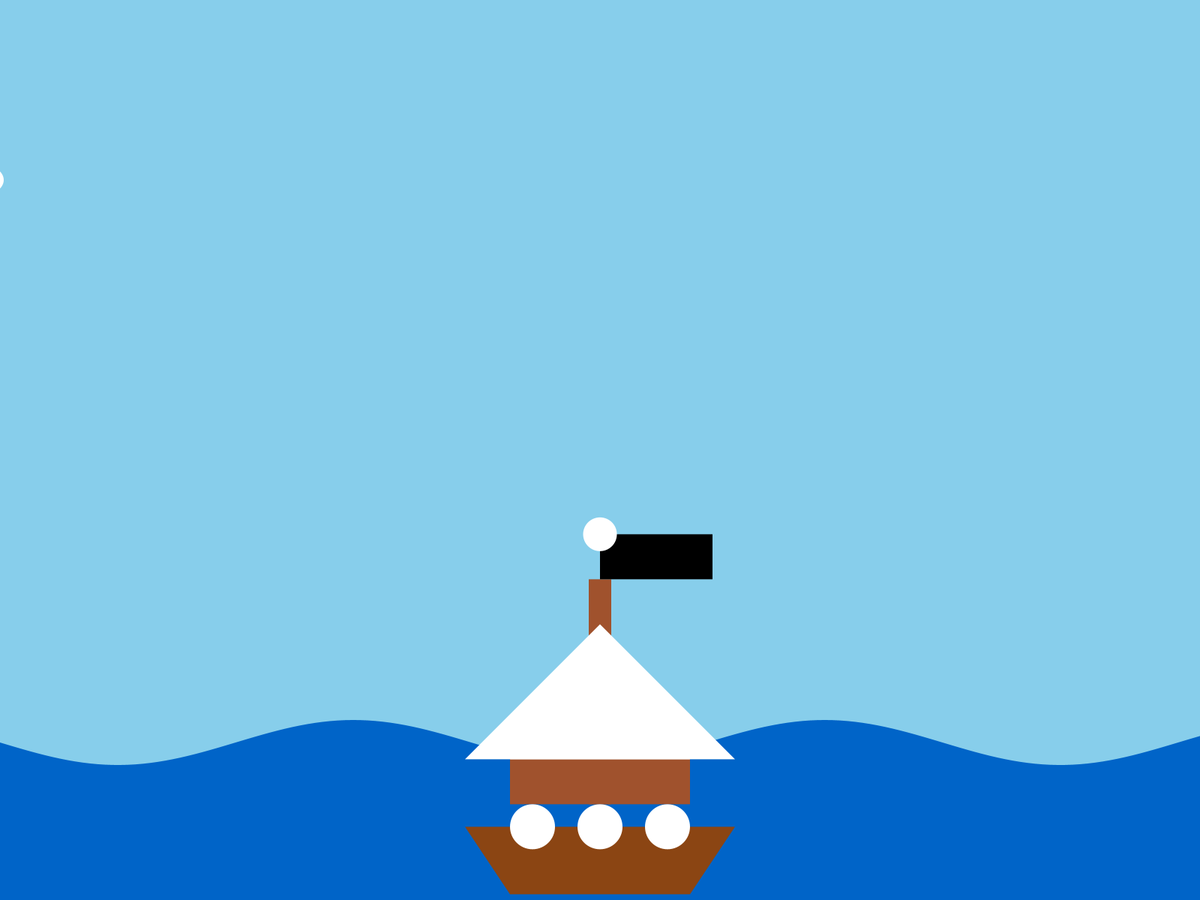
Frame 1 (no input)
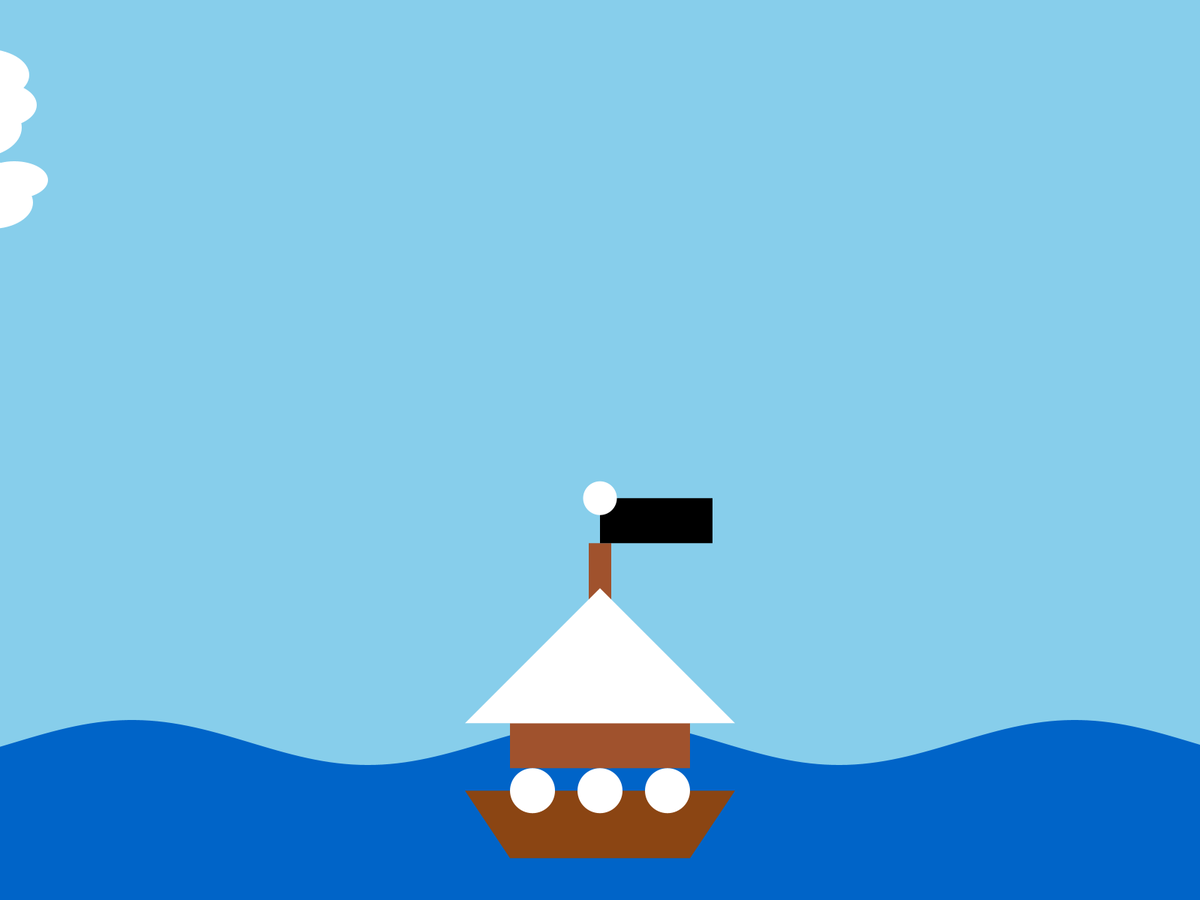
Frame 60 (the mouse pressed at the canvas centre just before this capture)
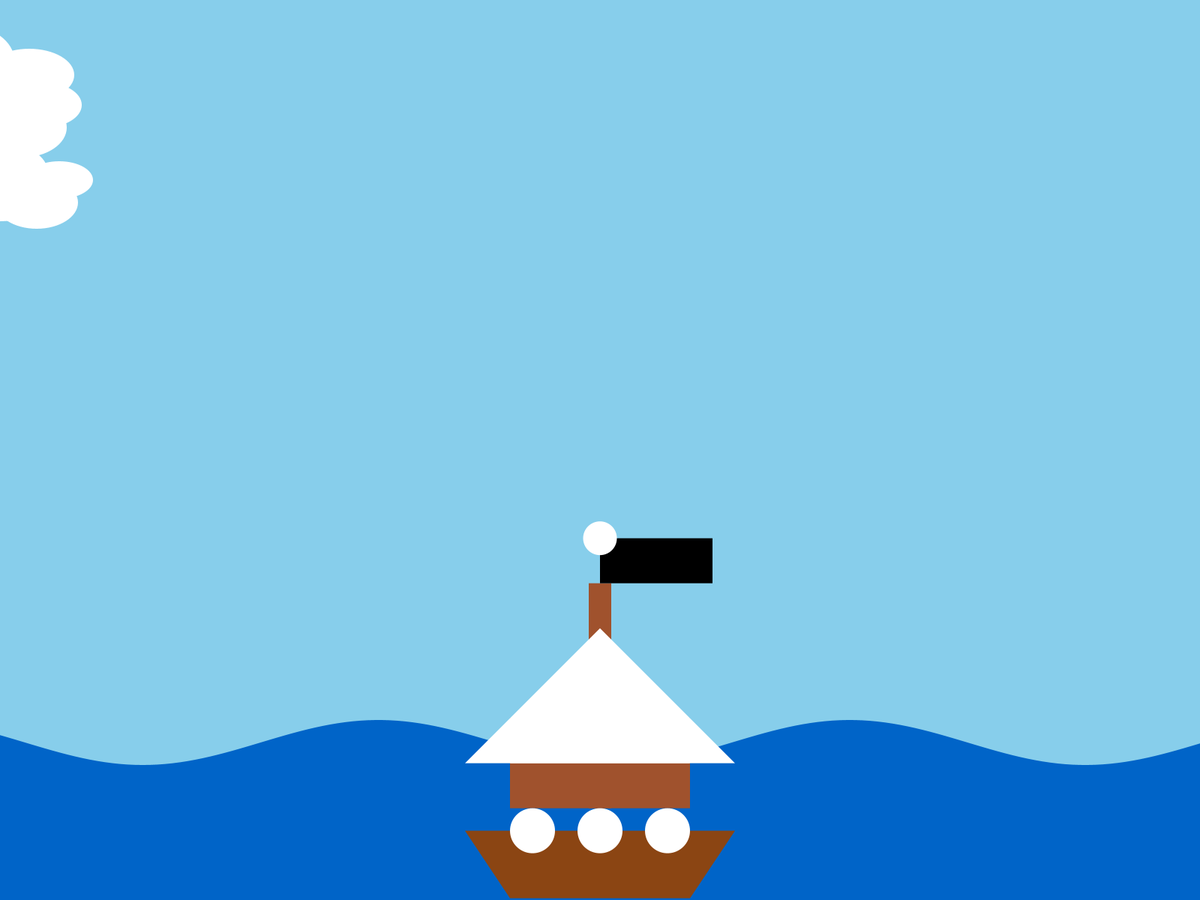
Frame 120 (the mouse held since frame 60 and released just before this capture)

The Processing sketch that drew these frames (run headless with seeded random() and noise(); from frame 60 on, the mouse is pressed at the canvas centre):

// Processing sketch: scene_2
// ── scene_2.pde
// Variabel untuk posisi awan
int cloud1X = -150;
int cloud2X = -180;
int cloud3X = -120;

float waveOffset = 0;
float boatX;
float boatY;

void setup() {
  fullScreen();
  smooth();
  boatX = width * 0.5;
  boatY = height * 0.6;
}

void draw() {
  background(135, 206, 235); // Warna langit biru muda

  // Gambar awan
  drawCloud1();
  drawCloud2();
  drawCloud3();
  
  // Update posisi awan
  cloud1X += 1;
  cloud2X += 1;
  cloud3X += 1;

  // Reset posisi awan saat keluar dari layar
  if (cloud1X > width + 150) cloud1X = -150;
  if (cloud2X > width + 180) cloud2X = -180;
  if (cloud3X > width + 120) cloud3X = -120;

  // Gambar laut
  drawSea();

  // Gambar kapal yang mengikuti ombak
  float waveHeight = map(sin(boatX * 0.05 + waveOffset), -1, 1, height * 0.8, height * 0.85);
  drawShip(boatX, waveHeight);

  // Update pergerakan laut
  waveOffset += 0.05;
}

// Fungsi untuk menggambar awan 1
void drawCloud1() {
  int y = 150;
  fill(255);  // Warna putih
  noStroke();
  
  // Badan utama awan
  ellipse(cloud1X, y, 180, 100);
  ellipse(cloud1X + 60, y + 20, 120, 80);
  ellipse(cloud1X - 60, y + 20, 120, 80);
  ellipse(cloud1X, y - 30, 140, 90);
  ellipse(cloud1X + 90, y - 10, 100, 60);
  ellipse(cloud1X - 90, y - 10, 100, 60);
}

// Fungsi untuk menggambar awan 2
void drawCloud2() {
  int y = 120;
  fill(255);  // Warna putih
  noStroke();
  
  // Badan utama awan
  ellipse(cloud2X, y, 200, 110);
  ellipse(cloud2X + 70, y + 30, 140, 90);
  ellipse(cloud2X - 70, y + 30, 140, 90);
  ellipse(cloud2X, y - 40, 160, 100);
  ellipse(cloud2X + 100, y - 20, 120, 70);
  ellipse(cloud2X - 100, y - 20, 120, 70);
}

// Fungsi untuk menggambar awan 3
void drawCloud3() {
  int y = 250;
  fill(255);  // Warna putih
  noStroke();
  
  // Badan utama awan
  ellipse(cloud3X, y, 160, 90);
  ellipse(cloud3X + 50, y + 20, 110, 70);
  ellipse(cloud3X - 50, y + 20, 110, 70);
  ellipse(cloud3X, y - 20, 130, 80);
  ellipse(cloud3X + 80, y - 10, 90, 50);
  ellipse(cloud3X - 80, y - 10, 90, 50);
}

void drawSea() {
  fill(0, 100, 200);
  beginShape();
  for (float x = 0; x <= width; x += 10) {
    float y = map(sin(x * 0.01 + waveOffset), -1, 1, height * 0.8, height * 0.85);
    vertex(x, y);
  }
  vertex(width, height);
  vertex(0, height);
  endShape(CLOSE);
}

void drawShip(float x, float y) {
  // Faktor skala untuk memperbesar kapal
  float scale = 3.0;

  // Bagian bawah kapal
  fill(139, 69, 19); // Warna coklat
  beginShape();
  vertex(x - 60 * scale, y + 30 * scale);
  vertex(x + 60 * scale, y + 30 * scale);
  vertex(x + 40 * scale, y + 60 * scale);
  vertex(x - 40 * scale, y + 60 * scale);
  endShape(CLOSE);
  
  // Bagian tengah kapal
  fill(160, 82, 45); // Warna coklat lebih terang
  rect(x - 40 * scale, y - 20 * scale, 80 * scale, 40 * scale);

  // Tiang kapal
  fill(160, 82, 45);
  rect(x - 5 * scale, y - 80 * scale, 10 * scale, 100 * scale);

  // Layar kapal
  fill(255);
  triangle(x, y - 60 * scale, x + 60 * scale, y, x - 60 * scale, y);
  triangle(x, y - 40 * scale, x + 40 * scale, y, x - 40 * scale, y);

  // Bendera kapal
  fill(0);
  rect(x, y - 100 * scale, 50 * scale, 20 * scale);
  fill(255);
  ellipse(x, y - 100 * scale, 15 * scale, 15 * scale); // Gambar tengkorak sederhana

  // Jendela kapal
  fill(255);
  ellipse(x - 30 * scale, y + 30 * scale, 20 * scale, 20 * scale);
  ellipse(x, y + 30 * scale, 20 * scale, 20 * scale);
  ellipse(x + 30 * scale, y + 30 * scale, 20 * scale, 20 * scale);
}
